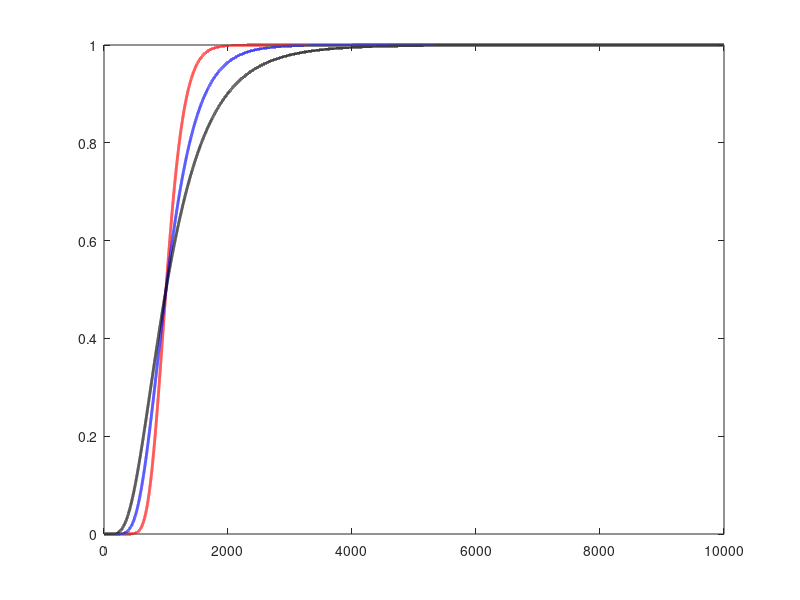

MATLAB code to generate this figure:
mu = 0;
sigma1 = 3;
sigma2 = 5;
sigma3 = 7;

eta = 3;
pout = 10;

x1 = 0:0.1:10000;
y1 = normcdf(pout+10*eta*log10(x1)-100,mu,sigma1);

x2 = 0:0.1:10000;
y2 = normcdf(pout+10*eta*log10(x2)-100,mu,sigma2);

x3 = 0:0.1:10000;
y3 = normcdf(pout+10*eta*log10(x3)-100,mu,sigma3);


plot(x1,y1,'r','lineWidth',2)
hold on
plot(x2,y2,'b','lineWidth',2)
hold on
plot(x3,y3,'k','lineWidth',2)


